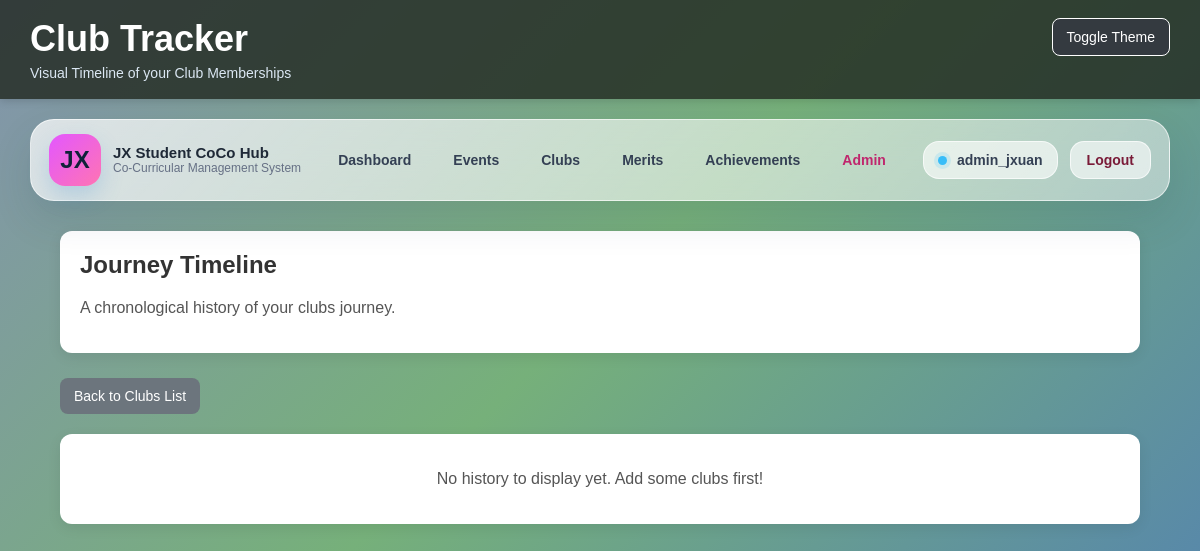
The page /club/club_timeline.php (signed in) on the database as committed earlier.
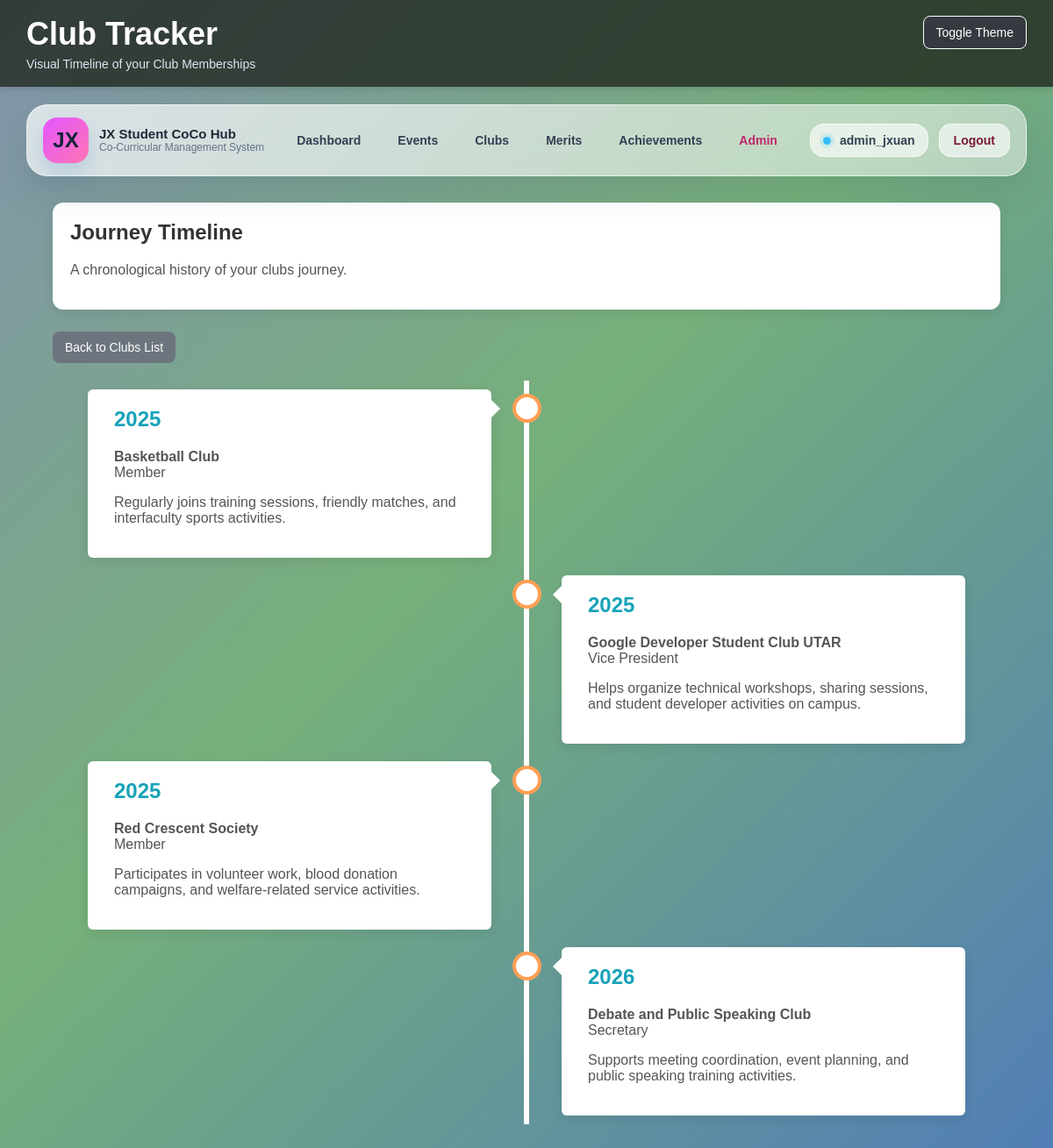
The same page on the database as committed later.
### tables this page shows
CREATE TABLE `clubs` (
  `club_id` int(11) NOT NULL,
  `user_id` int(11) NOT NULL,
  `club_name` varchar(255) NOT NULL,
  `role` varchar(100) NOT NULL,
  `join_date` date NOT NULL,
  `description` text DEFAULT NULL
);

### club/club_timeline.php (the view, shortened to what this page needs)
<?php
include("../db.php");
$user_id = $_SESSION['user_id'];
$query = "SELECT * FROM clubs WHERE user_id='$user_id' ORDER BY join_date ASC";
$result = mysqli_query($con, $query);
include("../partials/header.php");
include("../partials/navbar.php");
?>
<div style="position: absolute; top: 18px; right: 30px; z-index: 9999;">
    <form method="POST" style="margin: 0;">
        <button type="submit" name="toggle_theme" class="btn" style="background-color: #343a40; color: white; border: 1px solid #fff;">Toggle Theme</button>
    </form>
</div>
<div class="container">
    <div class="header-box">
        <h2 style="margin-top: 0;">Journey Timeline</h2>
        <p>A chronological history of your clubs journey.</p>
    </div>
    <div class="top-actions" style="overflow: auto; margin-bottom: 20px;">
        <div style="float: left;">
            <a href="club_list.php" class="btn btn-back">Back to Clubs List</a>
        </div>
    </div>
    <?php if(mysqli_num_rows($result) > 0) { ?>
        <div class="timeline">
            <?php
            $is_left = true;
            while($row = mysqli_fetch_assoc($result)) {
                $side = $is_left ? "left" : "right";
                $is_left = !$is_left;
            ?>
              <div class="container <?php echo $side; ?>">
                <div class="content">
                  <h2 style="margin-top: 0; color: #17a2b8;"><?php echo date("Y", strtotime($row['join_date'])); ?></h2>
                  <p><strong><?php echo htmlspecialchars($row['club_name']); ?></strong><br>
                  <?php echo htmlspecialchars($row['role']); ?></p>
                  <p class="glow-text"><?php echo htmlspecialchars($row['description']); ?></p>
                </div>
              </div>
            <?php } ?>
        </div>
    <?php } else { ?>
        <div class="header-box" style="text-align: center; margin-top: 20px;">
            <p>No history to display yet. Add some clubs first!</p>
        </div>
    <?php } ?>
</div>
</body>
</html>

Rows that differ between the two databases and show on the page:
added clubs: join_date "2025", club_name "Basketball Club", role "Member", description "Regularly joins training sessions, friendly matches, and interfaculty sports activities."
added clubs: join_date "2025", club_name "Google Developer Student Club UTAR", role "Vice President", description "Helps organize technical workshops, sharing sessions, and student developer activities on campus."
added clubs: join_date "2025", club_name "Red Crescent Society", role "Member", description "Participates in volunteer work, blood donation campaigns, and welfare-related service activities."
added clubs: join_date "2026", club_name "Debate and Public Speaking Club", role "Secretary", description "Supports meeting coordination, event planning, and public speaking training activities."
Other text that changed with them:
text no longer shown: "No history to display yet. Add some clubs first!"
